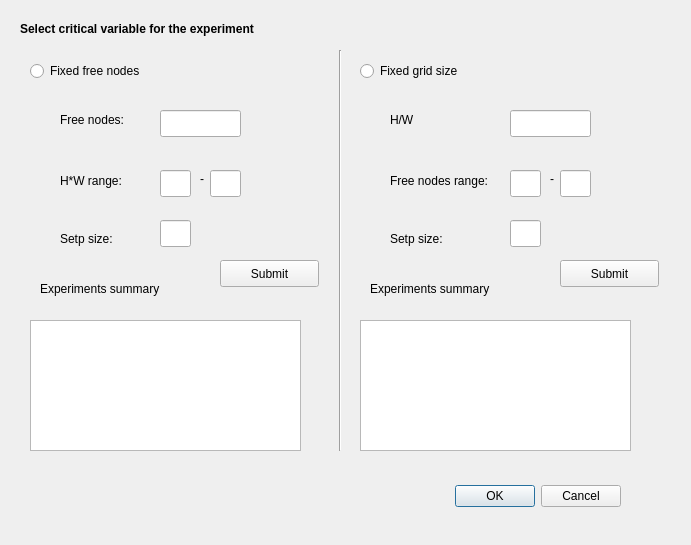
<?xml version="1.0" encoding="UTF-8"?>
<ui version="4.0">
 <class>testRandomGrid</class>
 <widget class="QDialog" name="testRandomGrid">
  <property name="geometry">
   <rect>
    <x>0</x>
    <y>0</y>
    <width>691</width>
    <height>545</height>
   </rect>
  </property>
  <property name="windowTitle">
   <string>Dialog</string>
  </property>
  <widget class="QDialogButtonBox" name="buttonBox">
   <property name="geometry">
    <rect>
     <x>280</x>
     <y>480</y>
     <width>341</width>
     <height>32</height>
    </rect>
   </property>
   <property name="orientation">
    <enum>Qt::Horizontal</enum>
   </property>
   <property name="standardButtons">
    <set>QDialogButtonBox::Cancel|QDialogButtonBox::Ok</set>
   </property>
  </widget>
  <widget class="QLabel" name="label_14">
   <property name="geometry">
    <rect>
     <x>390</x>
     <y>150</y>
     <width>101</width>
     <height>61</height>
    </rect>
   </property>
   <property name="text">
    <string>Free nodes range:</string>
   </property>
   <property name="wordWrap">
    <bool>true</bool>
   </property>
  </widget>
  <widget class="QLabel" name="label_4">
   <property name="geometry">
    <rect>
     <x>40</x>
     <y>280</y>
     <width>181</width>
     <height>17</height>
    </rect>
   </property>
   <property name="text">
    <string>Experiments summary</string>
   </property>
  </widget>
  <widget class="QLineEdit" name="lineEdit_10">
   <property name="geometry">
    <rect>
     <x>210</x>
     <y>170</y>
     <width>31</width>
     <height>27</height>
    </rect>
   </property>
  </widget>
  <widget class="QRadioButton" name="radioButton">
   <property name="geometry">
    <rect>
     <x>30</x>
     <y>60</y>
     <width>201</width>
     <height>22</height>
    </rect>
   </property>
   <property name="text">
    <string>Fixed free nodes</string>
   </property>
  </widget>
  <widget class="QLineEdit" name="lineEdit">
   <property name="geometry">
    <rect>
     <x>160</x>
     <y>110</y>
     <width>81</width>
     <height>27</height>
    </rect>
   </property>
  </widget>
  <widget class="QLabel" name="label_7">
   <property name="geometry">
    <rect>
     <x>370</x>
     <y>280</y>
     <width>181</width>
     <height>17</height>
    </rect>
   </property>
   <property name="text">
    <string>Experiments summary</string>
   </property>
  </widget>
  <widget class="QLabel" name="label_2">
   <property name="geometry">
    <rect>
     <x>60</x>
     <y>110</y>
     <width>91</width>
     <height>20</height>
    </rect>
   </property>
   <property name="text">
    <string>Free nodes:</string>
   </property>
  </widget>
  <widget class="Line" name="line">
   <property name="geometry">
    <rect>
     <x>330</x>
     <y>50</y>
     <width>20</width>
     <height>401</height>
    </rect>
   </property>
   <property name="orientation">
    <enum>Qt::Vertical</enum>
   </property>
  </widget>
  <widget class="QLineEdit" name="lineEdit_9">
   <property name="geometry">
    <rect>
     <x>160</x>
     <y>170</y>
     <width>31</width>
     <height>27</height>
    </rect>
   </property>
  </widget>
  <widget class="QLabel" name="label_12">
   <property name="geometry">
    <rect>
     <x>550</x>
     <y>170</y>
     <width>16</width>
     <height>17</height>
    </rect>
   </property>
   <property name="text">
    <string>-</string>
   </property>
  </widget>
  <widget class="QLabel" name="label">
   <property name="geometry">
    <rect>
     <x>20</x>
     <y>20</y>
     <width>311</width>
     <height>17</height>
    </rect>
   </property>
   <property name="font">
    <font>
     <weight>75</weight>
     <bold>true</bold>
    </font>
   </property>
   <property name="text">
    <string>Select critical variable for the experiment</string>
   </property>
  </widget>
  <widget class="QLabel" name="label_11">
   <property name="geometry">
    <rect>
     <x>60</x>
     <y>230</y>
     <width>61</width>
     <height>17</height>
    </rect>
   </property>
   <property name="text">
    <string>Setp size:</string>
   </property>
  </widget>
  <widget class="QLabel" name="label_13">
   <property name="geometry">
    <rect>
     <x>390</x>
     <y>230</y>
     <width>61</width>
     <height>17</height>
    </rect>
   </property>
   <property name="text">
    <string>Setp size:</string>
   </property>
  </widget>
  <widget class="QLineEdit" name="lineEdit_12">
   <property name="geometry">
    <rect>
     <x>560</x>
     <y>170</y>
     <width>31</width>
     <height>27</height>
    </rect>
   </property>
   <property name="text">
    <string/>
   </property>
  </widget>
  <widget class="QTextBrowser" name="textBrowser_2">
   <property name="geometry">
    <rect>
     <x>360</x>
     <y>320</y>
     <width>271</width>
     <height>131</height>
    </rect>
   </property>
  </widget>
  <widget class="QTextBrowser" name="textBrowser">
   <property name="geometry">
    <rect>
     <x>30</x>
     <y>320</y>
     <width>271</width>
     <height>131</height>
    </rect>
   </property>
  </widget>
  <widget class="QLineEdit" name="lineEdit_13">
   <property name="geometry">
    <rect>
     <x>510</x>
     <y>220</y>
     <width>31</width>
     <height>27</height>
    </rect>
   </property>
   <property name="text">
    <string/>
   </property>
  </widget>
  <widget class="QLineEdit" name="lineEdit_11">
   <property name="geometry">
    <rect>
     <x>510</x>
     <y>170</y>
     <width>31</width>
     <height>27</height>
    </rect>
   </property>
   <property name="text">
    <string/>
   </property>
  </widget>
  <widget class="QLineEdit" name="lineEdit_8">
   <property name="geometry">
    <rect>
     <x>160</x>
     <y>220</y>
     <width>31</width>
     <height>27</height>
    </rect>
   </property>
  </widget>
  <widget class="QLabel" name="label_9">
   <property name="geometry">
    <rect>
     <x>200</x>
     <y>170</y>
     <width>16</width>
     <height>17</height>
    </rect>
   </property>
   <property name="text">
    <string>-</string>
   </property>
  </widget>
  <widget class="QLabel" name="label_10">
   <property name="geometry">
    <rect>
     <x>60</x>
     <y>150</y>
     <width>101</width>
     <height>61</height>
    </rect>
   </property>
   <property name="text">
    <string>H*W range:</string>
   </property>
   <property name="wordWrap">
    <bool>true</bool>
   </property>
  </widget>
  <widget class="QLabel" name="label_3">
   <property name="geometry">
    <rect>
     <x>390</x>
     <y>110</y>
     <width>101</width>
     <height>20</height>
    </rect>
   </property>
   <property name="text">
    <string>H/W</string>
   </property>
  </widget>
  <widget class="QPushButton" name="pushButton_2">
   <property name="geometry">
    <rect>
     <x>560</x>
     <y>260</y>
     <width>99</width>
     <height>27</height>
    </rect>
   </property>
   <property name="text">
    <string>Submit</string>
   </property>
  </widget>
  <widget class="QLineEdit" name="lineEdit_3">
   <property name="geometry">
    <rect>
     <x>510</x>
     <y>110</y>
     <width>81</width>
     <height>27</height>
    </rect>
   </property>
   <property name="text">
    <string/>
   </property>
  </widget>
  <widget class="QRadioButton" name="radioButton_2">
   <property name="geometry">
    <rect>
     <x>360</x>
     <y>60</y>
     <width>201</width>
     <height>22</height>
    </rect>
   </property>
   <property name="text">
    <string>Fixed grid size</string>
   </property>
  </widget>
  <widget class="QPushButton" name="pushButton">
   <property name="geometry">
    <rect>
     <x>220</x>
     <y>260</y>
     <width>99</width>
     <height>27</height>
    </rect>
   </property>
   <property name="text">
    <string>Submit</string>
   </property>
  </widget>
 </widget>
 <resources/>
 <connections>
  <connection>
   <sender>buttonBox</sender>
   <signal>accepted()</signal>
   <receiver>testRandomGrid</receiver>
   <slot>accept()</slot>
   <hints>
    <hint type="sourcelabel">
     <x>248</x>
     <y>254</y>
    </hint>
    <hint type="destinationlabel">
     <x>157</x>
     <y>274</y>
    </hint>
   </hints>
  </connection>
  <connection>
   <sender>buttonBox</sender>
   <signal>rejected()</signal>
   <receiver>testRandomGrid</receiver>
   <slot>reject()</slot>
   <hints>
    <hint type="sourcelabel">
     <x>316</x>
     <y>260</y>
    </hint>
    <hint type="destinationlabel">
     <x>286</x>
     <y>274</y>
    </hint>
   </hints>
  </connection>
 </connections>
</ui>
